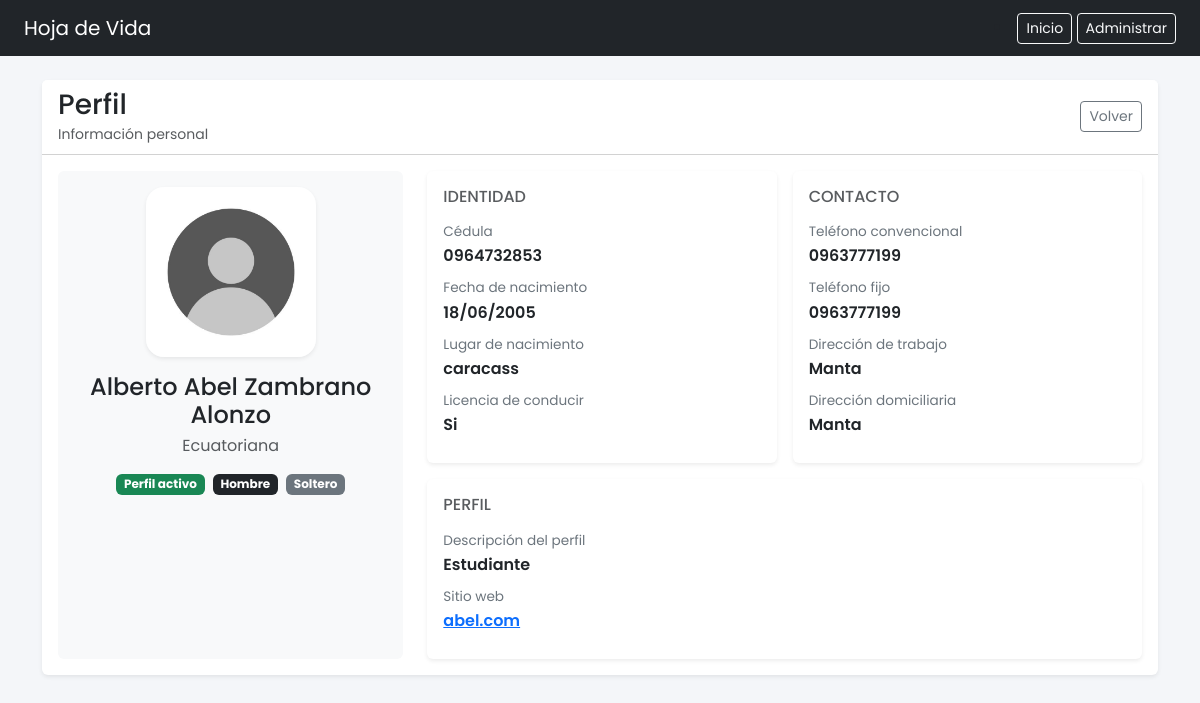
/datos/, run on the app's committed database.
### paginausuario/models.py (models this page shows, shortened)
class DatosPersonales(models.Model):
    user=models.ForeignKey(User,on_delete=models.CASCADE)
    idperfil = models.AutoField(primary_key=True)
    descripcionperfil = models.CharField(max_length=50)
    perfilactivo = models.IntegerField()
    apellidos = models.CharField(max_length=60)
    nombres = models.CharField(max_length=60)
    nacionalidad = models.CharField(max_length=20)
    lugarnacimiento = models.CharField(max_length=60)
    fechanacimiento = models.CharField(max_length=60)
    numerocedula = models.CharField(max_length=10, unique=True)
    SEXO_CHOICES = [
        ('H', 'Hombre'),
        ('M', 'Mujer'),
    ]
    sexo = models.CharField(max_length=1, choices=SEXO_CHOICES)
    estadocivil = models.CharField(max_length=50)
    licenciaconducir = models.CharField(max_length=6)
    telefonoconvencional = models.CharField(max_length=15)
    telefonofijo = models.CharField(max_length=15)
    direcciontrabajo = models.CharField(max_length=50)
    direcciondomiciliaria = models.CharField(max_length=50)
    sitioweb = models.CharField(max_length=60)
    foto = models.ImageField(
        upload_to="fotos_perfil/",
        null=True,
        blank=True
    )

### paginausuario/views.py (the view)
# urls.py: path('datos/', views.lista_personas, name='lista_personas'),
def lista_personas(request):
    persona = DatosPersonales.objects.filter(perfilactivo=1).first()
    return render(request, "datospersonales.html", {
        "vista": "detalle",
        "persona": persona
    })

### paginausuario/templates/datospersonales.html (shortened to what this page needs)
{% extends 'az.html' %}
{% block content %}
{% if vista == "detalle" %}
  <div class="card shadow-sm border-0">
    <div class="card-header bg-white d-flex justify-content-between align-items-center">
      <div>
        <h3 class="mb-0">Perfil</h3>
        <small class="text-muted">Información personal</small>
      </div>
      <div class="d-flex gap-2">
        <a href="{% url 'user_dashboard' %}" class="btn btn-outline-secondary btn-sm">Volver</a>
      </div>
    </div>
    <div class="card-body">
      <div class="row g-4">
        <div class="col-12 col-lg-4">
          <div class="card border-0 bg-light h-100">
            <div class="card-body text-center">
              {% if persona.foto %}
                <img src="{{ persona.foto.url }}" class="profile-photo shadow-sm" alt="Foto de perfil">
              {% else %}
                <div class="bg-white shadow-sm d-flex align-items-center justify-content-center mx-auto"
                     style="width:170px;height:170px;border-radius:18px;">
                  <span class="text-muted">📷 Sin foto</span>
                </div>
              {% endif %}
              <h4 class="mt-3 mb-1">{{ persona.nombres }} {{ persona.apellidos }}</h4>
              <div class="text-muted">{{ persona.nacionalidad }}</div>
              <div class="mt-3 d-flex justify-content-center gap-2 flex-wrap">
                {% if persona.perfilactivo %}
                  <span class="badge text-bg-success">Perfil activo</span>
                {% endif %}
                <span class="badge text-bg-dark">{{ persona.get_sexo_display }}</span>
                <span class="badge text-bg-secondary">{{ persona.estadocivil }}</span>
              </div>
            </div>
          </div>
        </div>
        <div class="col-12 col-lg-8">
          <div class="row g-3">
            <div class="col-12 col-md-6">
              <div class="card border-0 shadow-sm h-100">
                <div class="card-body">
                  <h6 class="text-uppercase text-muted mb-3">Identidad</h6>
                  <div class="info-label">Cédula</div>
                  <div class="info-value">{{ persona.numerocedula }}</div>
                  <div class="info-label">Fecha de nacimiento</div>
                  <div class="info-value">{{ persona.fechanacimiento }}</div>
                  <div class="info-label">Lugar de nacimiento</div>
                  <div class="info-value">{{ persona.lugarnacimiento }}</div>
                  <div class="info-label">Licencia de conducir</div>
                  <div class="info-value">{{ persona.licenciaconducir }}</div>
                </div>
              </div>
            </div>
            <div class="col-12 col-md-6">
              <div class="card border-0 shadow-sm h-100">
                <div class="card-body">
                  <h6 class="text-uppercase text-muted mb-3">Contacto</h6>
                  <div class="info-label">Teléfono convencional</div>
                  <div class="info-value">{{ persona.telefonoconvencional }}</div>
                  <div class="info-label">Teléfono fijo</div>
                  <div class="info-value">{{ persona.telefonofijo }}</div>
                  <div class="info-label">Dirección de trabajo</div>
                  <div class="info-value">{{ persona.direcciontrabajo }}</div>
                  <div class="info-label">Dirección domiciliaria</div>
                  <div class="info-value">{{ persona.direcciondomiciliaria }}</div>
                </div>
              </div>
            </div>
            <div class="col-12">
              <div class="card border-0 shadow-sm">
                <div class="card-body">
                  <h6 class="text-uppercase text-muted mb-3">Perfil</h6>
                  <div class="info-label">Descripción del perfil</div>
                  <div class="info-value">{{ persona.descripcionperfil }}</div>
                  <div class="info-label">Sitio web</div>
                  <div class="info-value text-truncate-cell" title="{{ persona.sitioweb }}">
                    {% if persona.sitioweb %}
                      <a href="{{ persona.sitioweb }}" target="_blank" rel="noopener">
                        {{ persona.sitioweb }}
                      </a>
                    {% else %}
                      <span class="text-muted">—</span>
                    {% endif %}
                  </div>
                </div>
              </div>
            </div>
          </div>
        </div>
      </div>
    </div>
  </div>
{% endif %}
{% endblock %}

### paginausuario/templates/az.html (shortened to what this page needs)
<!DOCTYPE html>
<html lang="es">
<head>
    <link href="https://cdn.jsdelivr.net/npm/bootstrap@5.3.2/dist/css/bootstrap.min.css" rel="stylesheet">
</head>
<body>
<nav class="navbar navbar-dark bg-dark px-4">
    <span class="navbar-brand">Hoja de Vida </span>
    <li class="nav-item">
        <a href="{% url 'user_dashboard' %}" class="btn btn-outline-light btn-sm">Inicio</a>
        <a href="/admin/" class="btn btn-outline-light btn-sm">Administrar</a>
    </li>
</nav>
<div class="container mt-4">
    {% block content %}
    {% endblock %}
</div>
</body>
</html>

### paginausuario/templates/az.html (style rules this page uses)
body { font-family: 'Poppins', sans-serif; background-color: #f4f6f9; }

### paginausuario/templates/datospersonales.html (style rules this page uses)
.profile-photo { width: 170px; height: 170px; object-fit: cover; border-radius: 18px; }
.info-label { font-size: .85rem; color: #6c757d; margin-bottom: 2px; }
.info-value { font-weight: 600; margin-bottom: 10px; }
.text-truncate-cell { max-width: 320px; white-space: nowrap; overflow: hidden; text-overflow: ellipsis; }

### data on the page
DatosPersonales: foto (picture), nombres "Alberto Abel", apellidos "Zambrano Alonzo", nacionalidad "Ecuatoriana", sexo "Hombre", estadocivil "Soltero", numerocedula "0964732853", fechanacimiento "18/06/2005", lugarnacimiento "caracass", licenciaconducir "Si", telefonoconvencional "0963777199", telefonofijo "0963777199", direcciontrabajo "Manta", direcciondomiciliaria "Manta", descripcionperfil "Estudiante", sitioweb "abel.com"
